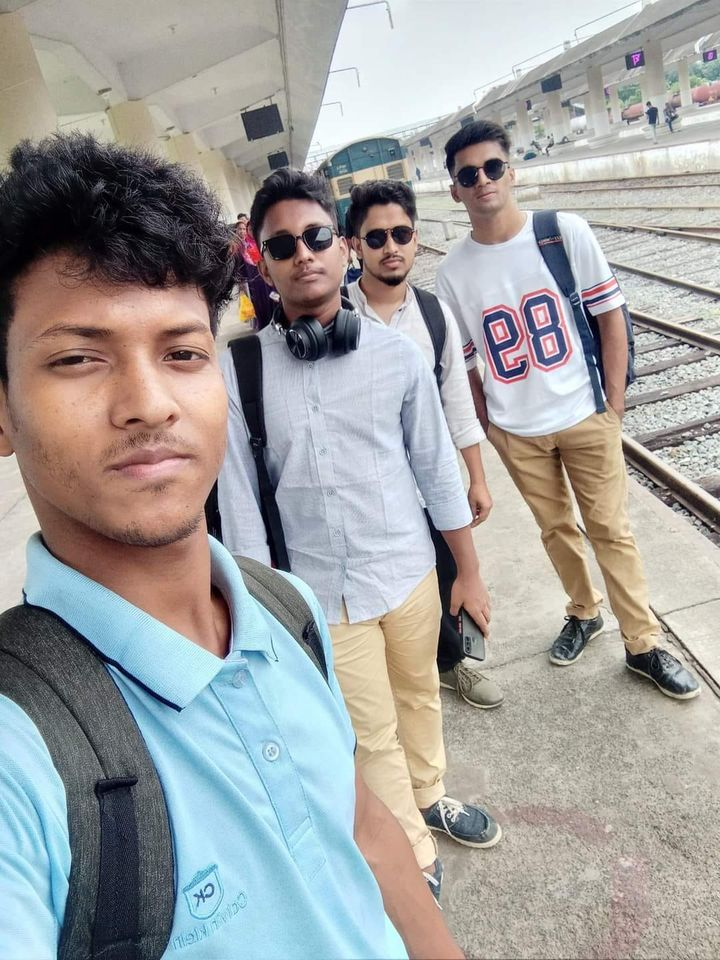
#> input picture flower.jpg, 720 x 960 px
$ jupyter execute Histogram_Low_High.ipynb
#> lines starting #> are read from the running program, lines starting #| are printed output that depends on the picture
# Display following image operation in MATLAB/Python - i) Histogram  image  ii) Low pass filter mage  iii) High pass image.

[cell 1]
import cv2
import matplotlib.pyplot as plt
import numpy as np

image='flower.jpg'
inputImage=cv2.imread(image,cv2.IMREAD_GRAYSCALE)
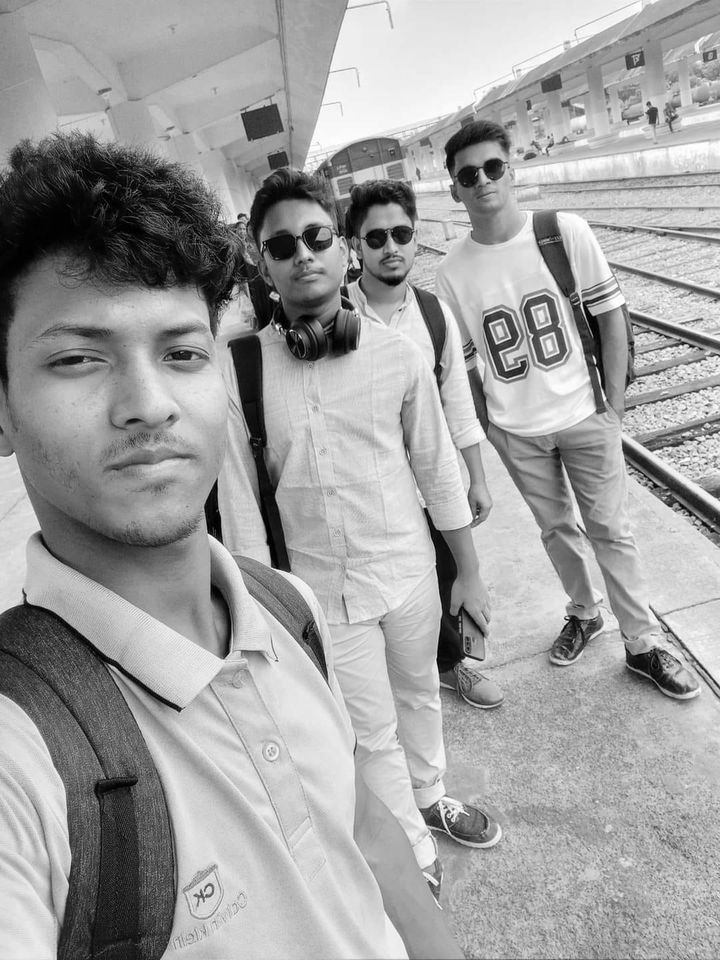
#> inputImage: shape (960, 720); min 0, max 255, mean 160
hist=cv2.calcHist([inputImage],[0],None,[256],[0,256])
#> hist = 256 values, max 7303 at index 172, min 148 at index 254, mean 2700


# low pass filter
lowPass=cv2.GaussianBlur(inputImage,(3,3),0)

#High pass filter
kernal=np.array([[-1,-1,-1],[-1,9,-1],[-1,-1,-1]])
highPass=cv2.filter2D(inputImage,-1,kernal)
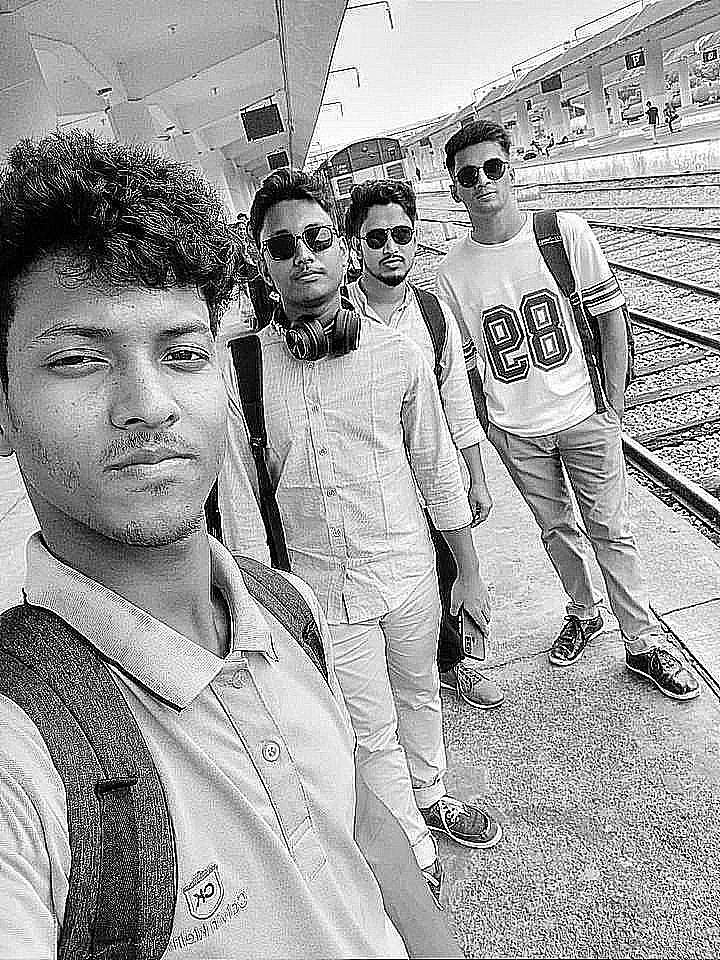
#> highPass: shape (960, 720); min 0, max 255, mean 159.4

plt.figure(figsize=(12,10))

plt.subplot(221)
plt.xlabel('Pixels')
plt.ylabel('Frequency')
plt.plot(hist)

plt.subplot(222)
plt.imshow(inputImage,cmap='gray')
plt.axis('off')
plt.title('Orginal Image')

plt.subplot(223)
plt.imshow(lowPass,cmap='gray')
plt.axis('off')
plt.title('Low Pass Filtered Image')

plt.subplot(224)
plt.imshow(highPass,cmap='gray')
plt.title('High Pass Filtered Image')
plt.axis('off')
plt.tight_layout()
plt.show()
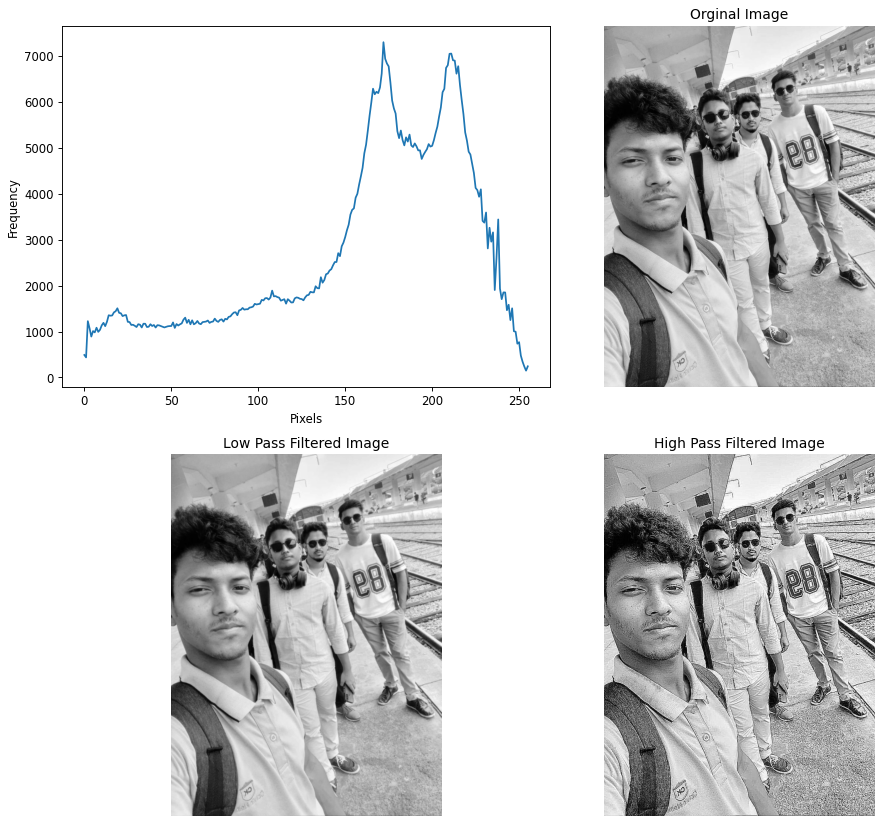
#> figure drawn by matplotlib, 4 panels; panel 1: curve peaks at x = 172, y = 7303

$ run again, with cat.jpg copied over flower.jpg
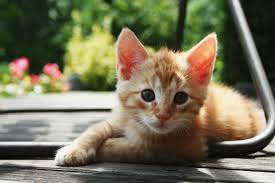
#> input picture cat.jpg, 275 x 183 px
#> `inputImage=cv2.imread(image,cv2.IMREAD_GRAYSCALE)`:
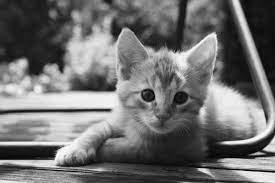
#> inputImage: shape (183, 275); min 0, max 255, mean 112.3
#> hist = 256 values, max 601 at index 33, min 3 at index 254, mean 196.6
#> `plt.show()`:
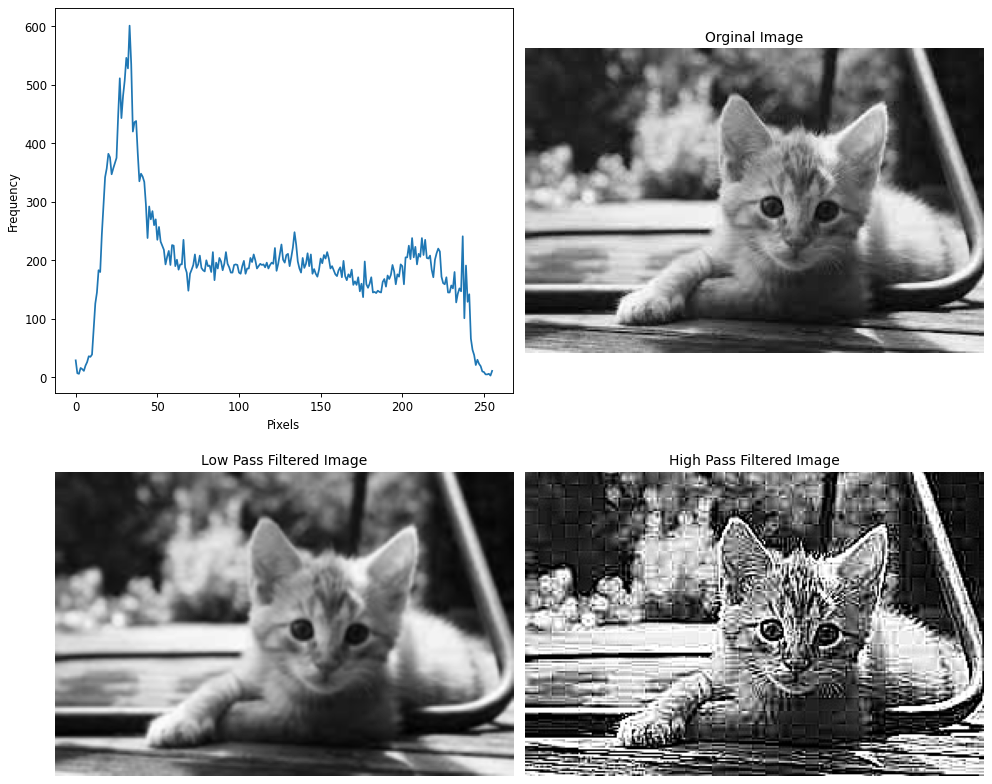
#> figure drawn by matplotlib, 4 panels; panel 1: curve peaks at x = 33, y = 601
